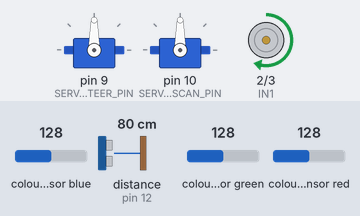
Bench run of a sketch on a simulated Arduino Uno, built with avr-gcc and run on an emulated ATmega328P. Shown: 2 × servo, motor-driver pin pairs drawn as motors (green arrow = first pin HIGH = forward, orange = second pin HIGH = backward, longer = more drive, scaled by the enable pin). Wiring (inferred from the names in the program): ultrasonic range finder: trigger pin 11; echo pin 12; TCS3200 colour sensor: output pin 13; S2 pin 7; S3 pin 8; S0 pin 4; S1 pin 6. The test bench sets the inputs (shaded band); at power-on: distance to the obstacle (sensor on pin 12) 80 cm, colour sensor red 128, colour sensor green 128, colour sensor blue 128. The echo pulse lasts 58.3 µs per cm.

Above: at 1.2 s.
1.3 s: distance to the obstacle (sensor on pin 12) set to 2 cm
At 2.2 s:
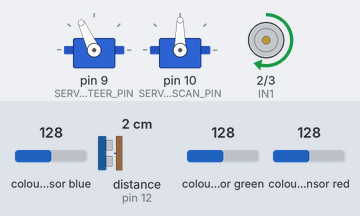
4.3 s: colour sensor red set to 79
7.3 s: colour sensor red set to 72
At 8.2 s:
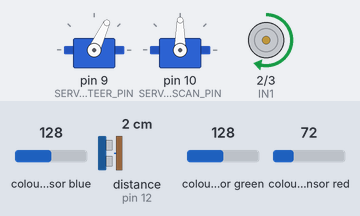
10.3 s: colour sensor green set to 5
13.3 s: colour sensor green set to 64
At 14.07 s:
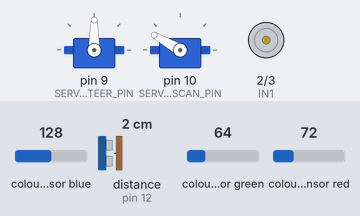
Timing chart, 0 to 17.3 s (numbered marks = the images above; inputs shaded):
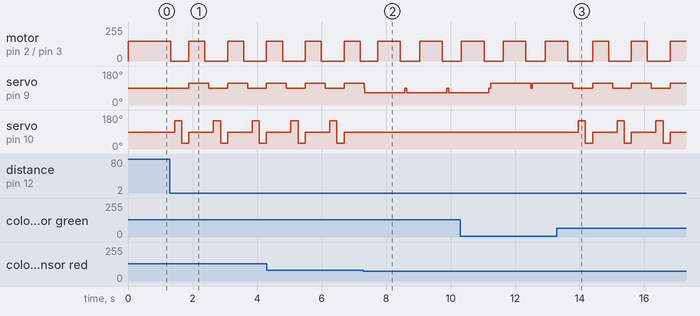

Measured:
- the behaviour switches between 77 and 76 on colour sensor red (found by bisection; images 1 and 2)
- after the input at 1.3 s, motor on pin 2 (IN1) / pin 3 (IN2): forward 150/255 → stopped at once, then repeats every 1.2 s: forward 150/255 0.50 s, stopped 0.70 s; servo on pin 9 (SERVO_STEER_PIN): alternates 115° for 0.62 s and 90° for 0.58 s, starting after 0.59 s
- after the input at 7.3 s, servo on pin 10 (SERVO_SCAN_PIN): stops changing and stays 90°
- after the input at 13.3 s, servo on pin 10 (SERVO_SCAN_PIN): 90° → 150° after 0.66 s, then repeats every 1.2 s: 30° 0.22 s, 90° 0.76 s, 150° 0.22 s

The sketch:

fe2025_main.ino
```cpp
#include <Servo.h>

const int IN1 = 2;
const int IN2 = 3;
const int ENA = 5;
const int SERVO_STEER_PIN = 9;
const int SERVO_SCAN_PIN  = 10;
const int TRIG_PIN = 11;
const int ECHO_PIN = 12;

const int S0 = 4;
const int S1 = 6;
const int S2 = 7;
const int S3 = 8;
const int TCS_OUT = 13;

const int STEER_CENTER = 90;
const int STEER_LEFT   = 65;
const int STEER_RIGHT  = 115;

const int SCAN_LEFT   = 150;
const int SCAN_RIGHT  = 30;
const int SCAN_CENTER = 90;

const uint8_t SPEED_CRUISE = 150;
const int OBSTACLE_CM = 20;
const int COLOR_DELTA = 20;

Servo servoSteer, servoScan;

void motorStop() {
  digitalWrite(IN1, LOW);
  digitalWrite(IN2, LOW);
  analogWrite(ENA, 0);
}

void motorForward(uint8_t p) {
  digitalWrite(IN1, HIGH);
  digitalWrite(IN2, LOW);
  analogWrite(ENA, p);
}

long readDistanceCM() {
  digitalWrite(TRIG_PIN, LOW); delayMicroseconds(2);
  digitalWrite(TRIG_PIN, HIGH); delayMicroseconds(10);
  digitalWrite(TRIG_PIN, LOW);
  long us = pulseIn(ECHO_PIN, HIGH, 30000UL);
  if (us == 0) return 999;
  return (long)(us * 0.0343 / 2.0);
}

unsigned long tcsRead(char ch) {
  if (ch == 'r') {
    digitalWrite(S2, LOW); digitalWrite(S3, LOW);
  } else {
    digitalWrite(S2, HIGH); digitalWrite(S3, HIGH);
  }
  unsigned long t = pulseIn(TCS_OUT, LOW, 50000UL);
  if (t == 0) t = 50000UL;
  return t;
}

bool handleColorIfAny() {
  unsigned long r = tcsRead('r');
  unsigned long g = tcsRead('g');
  bool greenDominant = ((long)r - (long)g) > COLOR_DELTA;
  bool redDominant   = ((long)g - (long)r) > COLOR_DELTA;

  if (greenDominant) {
    motorStop();
    servoSteer.write(STEER_LEFT);  delay(400);
    motorForward(SPEED_CRUISE);    delay(700);
    motorStop();                   delay(150);
    servoSteer.write(STEER_CENTER);
    return true;
  } else if (redDominant) {
    motorStop();
    servoSteer.write(STEER_RIGHT); delay(400);
    motorForward(SPEED_CRUISE);    delay(700);
    motorStop();                   delay(150);
    servoSteer.write(STEER_CENTER);
    return true;
  }
  return false;
}

void setup() {
  Serial.begin(9600);

  pinMode(IN1, OUTPUT);
  pinMode(IN2, OUTPUT);
  pinMode(ENA, OUTPUT);

  pinMode(TRIG_PIN, OUTPUT);
  pinMode(ECHO_PIN, INPUT);

  pinMode(S0, OUTPUT); pinMode(S1, OUTPUT);
  pinMode(S2, OUTPUT); pinMode(S3, OUTPUT);
  pinMode(TCS_OUT, INPUT);
  digitalWrite(S0, HIGH);
  digitalWrite(S1, LOW);

  servoSteer.attach(SERVO_STEER_PIN);
  servoScan.attach(SERVO_SCAN_PIN);
  servoSteer.write(STEER_CENTER);
  servoScan.write(SCAN_CENTER);
  motorStop();
}

void loop() {
  if (handleColorIfAny()) {
    delay(50);
    return;
  }

  long d = readDistanceCM();
  if (d < OBSTACLE_CM) {
    motorStop(); delay(120);

    servoScan.write(SCAN_LEFT);  delay(220);
    long L = readDistanceCM();

    servoScan.write(SCAN_RIGHT); delay(220);
    long R = readDistanceCM();

    servoScan.write(SCAN_CENTER);

    if (L > R) servoSteer.write(STEER_LEFT);
    else       servoSteer.write(STEER_RIGHT);

    motorForward(SPEED_CRUISE);  delay(500);
    motorStop();                 delay(120);
    servoSteer.write(STEER_CENTER);
  } else {
    servoSteer.write(STEER_CENTER);
    motorForward(SPEED_CRUISE);
  }

  delay(20);
}
```
